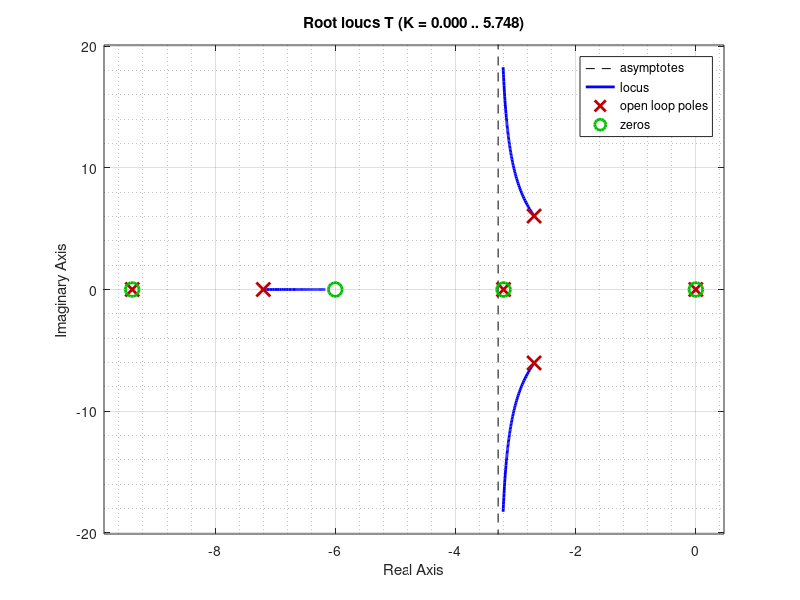

The MATLAB source for this figure:
clc;
clear;

z = 6;
p = 9.38;
kc = 11.15;
kv = 6.98;

s = tf("s");
G = 4.7/(s*(s + 3.2));
Gc = kc*(s + z)/(s + p);
T = G*Gc/(1+G*Gc)
%T = feedback(Gc*G, 1);

rlocus(T);
grid on;
grid minor;